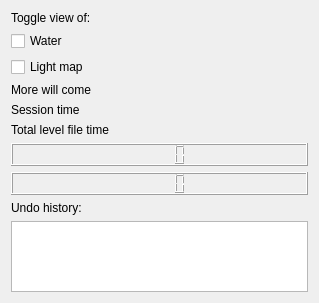
           <widget class="QWidget" name="scrollAreaWidgetContents_2">
            <property name="geometry">
             <rect>
              <x>0</x>
              <y>0</y>
              <width>319</width>
              <height>303</height>
             </rect>
            </property>
            <layout class="QVBoxLayout" name="verticalLayout_15">
             <item>
              <widget class="QLabel" name="VMiscLabel2">
               <property name="text">
                <string>Toggle view of:</string>
               </property>
              </widget>
             </item>
             <item>
              <widget class="QCheckBox" name="VMiscWater">
               <property name="text">
                <string>Water</string>
               </property>
              </widget>
             </item>
             <item>
              <widget class="QCheckBox" name="VMiscLightMap">
               <property name="text">
                <string>Light map</string>
               </property>
              </widget>
             </item>
             <item>
              <widget class="QLabel" name="VMiscLabel1">
               <property name="text">
                <string>More will come</string>
               </property>
              </widget>
             </item>
             <item>
              <widget class="QLabel" name="VMiscLabelSessionTime">
               <property name="text">
                <string>Session time</string>
               </property>
              </widget>
             </item>
             <item>
              <widget class="QLabel" name="VMiscLabelTotalTime">
               <property name="text">
                <string>Total level file time</string>
               </property>
              </widget>
             </item>
             <item>
              <widget class="QLCDNumber" name="VMiscLCDSessionTime"/>
             </item>
             <item>
              <widget class="QLCDNumber" name="lcdNumber"/>
             </item>
             <item>
              <widget class="QLabel" name="VMiscLabel3">
               <property name="text">
                <string>Undo history:</string>
               </property>
              </widget>
             </item>
             <item>
              <widget class="QUndoView" name="VMiscUndoTimeline"/>
             </item>
            </layout>
           </widget>
